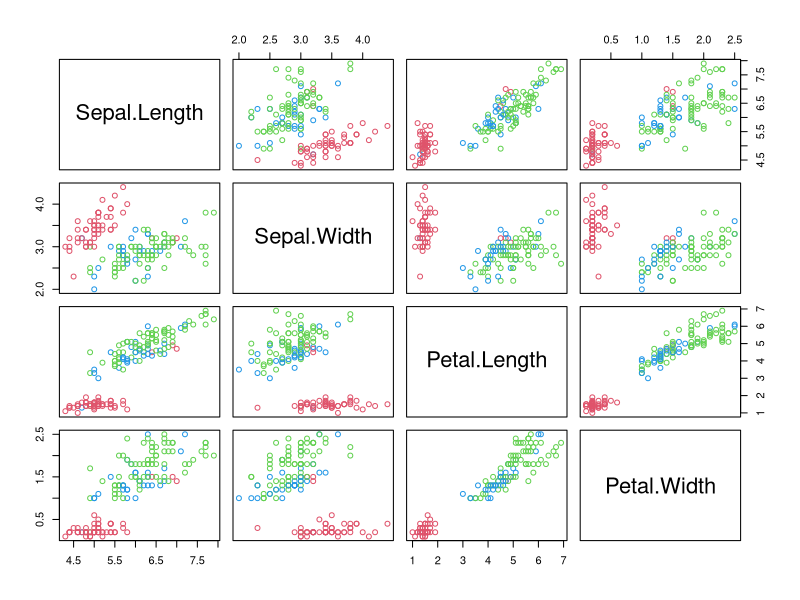
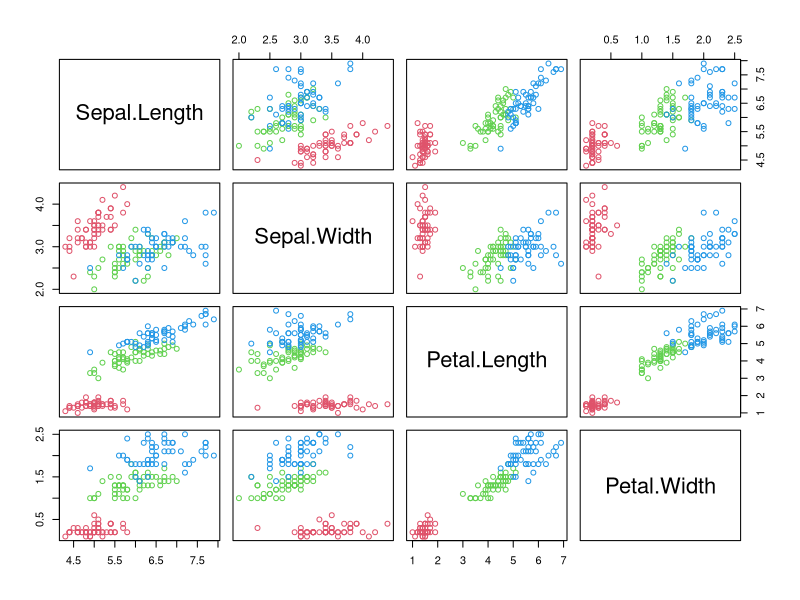

Source code (R) for these figures, in order:
#
# Project: r-examples (github.com/garciparedes/r-examples)
# Author: Sergio García Prado (garciparedes.me)
# Date: 2017-12
# Title: Data Analysis of Vehicles DataSet 
#


data(iris)
head(iris)

k <- 3
iris.use <- iris[,-c(5)]


naiveKmeans <- function(data, k, tol = 0.1) {
    
  train <- function(data, k, tol) {
    ranges <- sapply(data, range)
    coordinates <- (runif(dim(ranges)[2] * k, min=ranges[1,], max=ranges[2,]))
    centers <- t(matrix(data = (coordinates), ncol = k))
    colnames(centers)<-colnames(data)
    
    distance <-  as.matrix(dist(rbind(centers, data), upper=TRUE))[,1:k]
    dataClass <- apply(distance, 1,which.min)
    
    reached=FALSE
    while (reached == FALSE) {
      for (i in 1:k) {
        centers[i,] = colMeans(data[dataClass == i,], na.rm = TRUE)
      }
      
      newDistance <-  as.matrix(dist(rbind(centers, data), upper=TRUE))[,1:k]
      newDataClass <- apply(distance, 1,which.min)
      
      if ((sum(newDataClass != dataClass) / dim(data)[1]) < tol){
        reached = TRUE
      }
    }

    distance <-  as.matrix(dist(rbind(centers, data), upper=TRUE))[,1:k]
    dataClass <- apply(distance, 1,which.min)
    plot(data, col= dataClass + 1)
  }
  
  centers <- train(data, k, tol)

  
  predict <- function(obs) {
    
  }
  
  
}

iris.kmeans <- naiveKmeans(iris.use, 3)
plot(iris[,1:4], col= as.numeric(iris[,5]) + 1)
